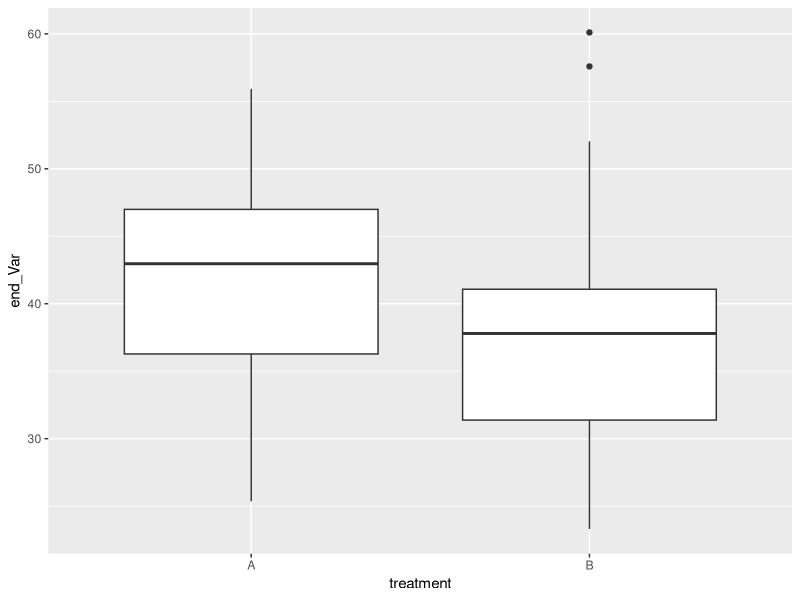
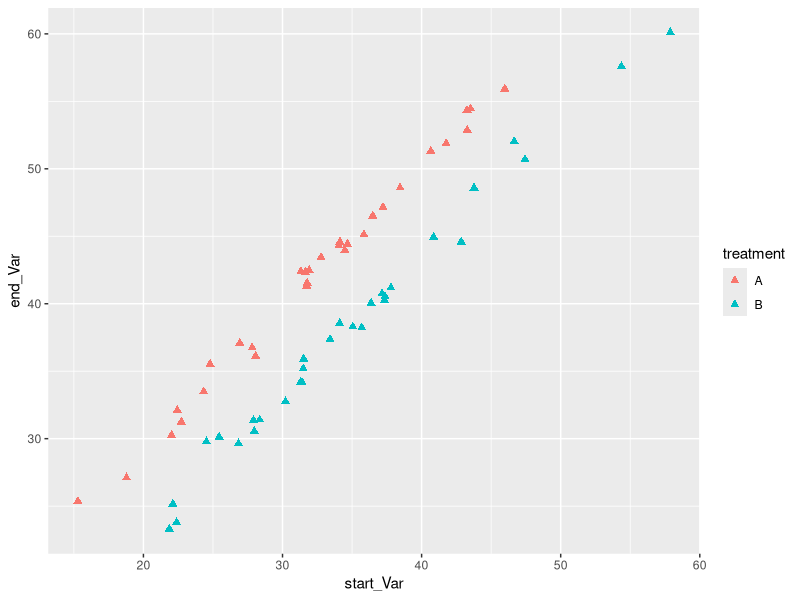
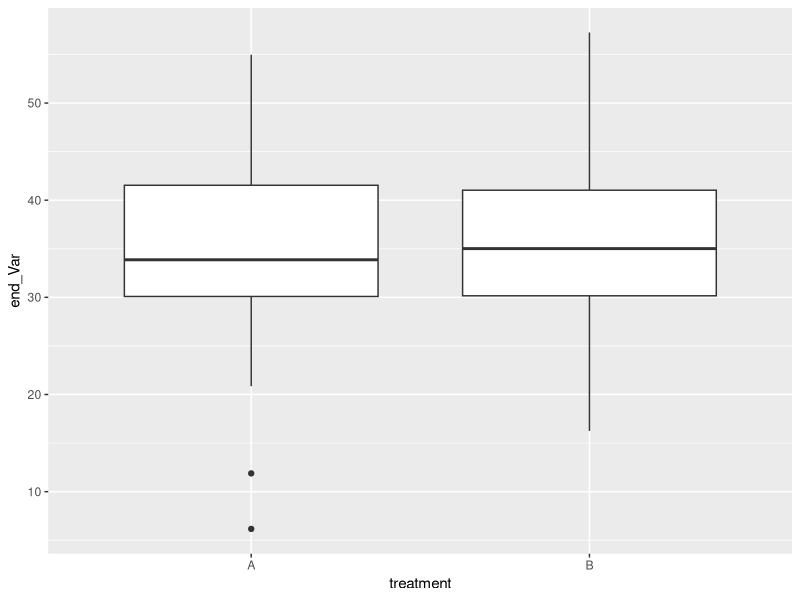
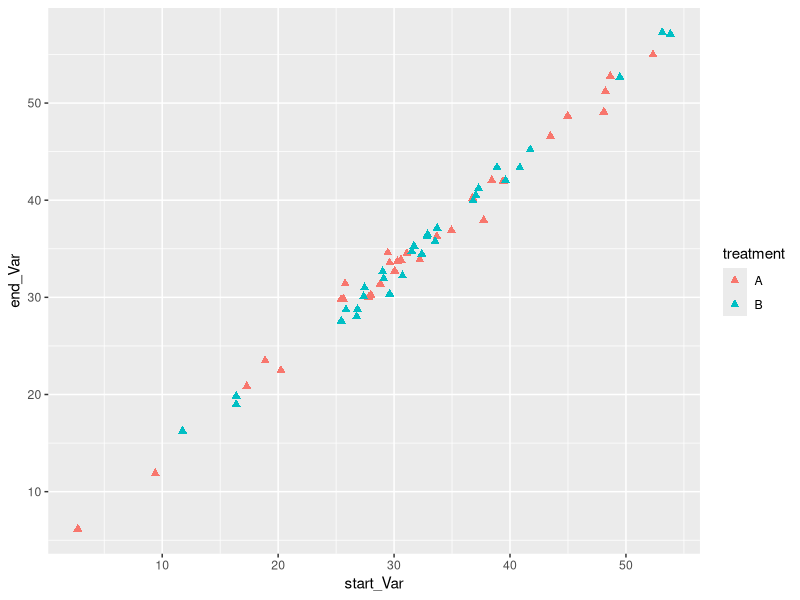
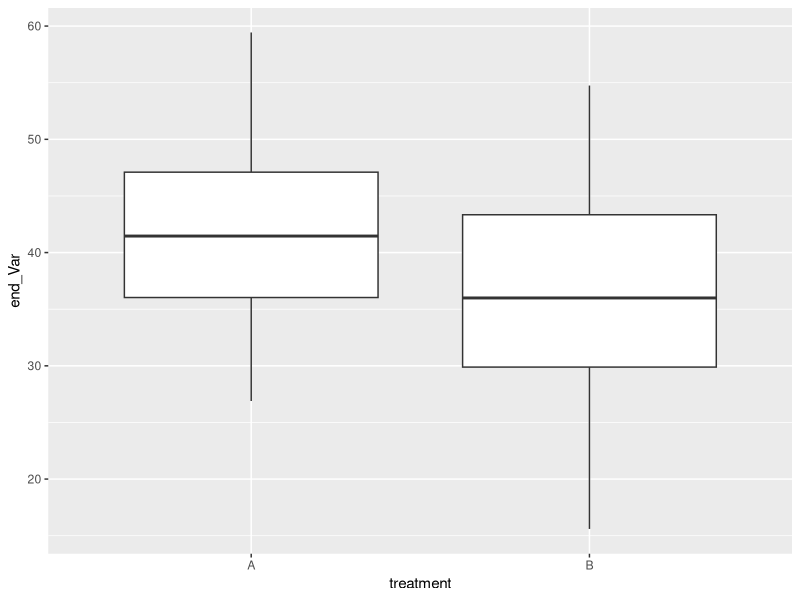
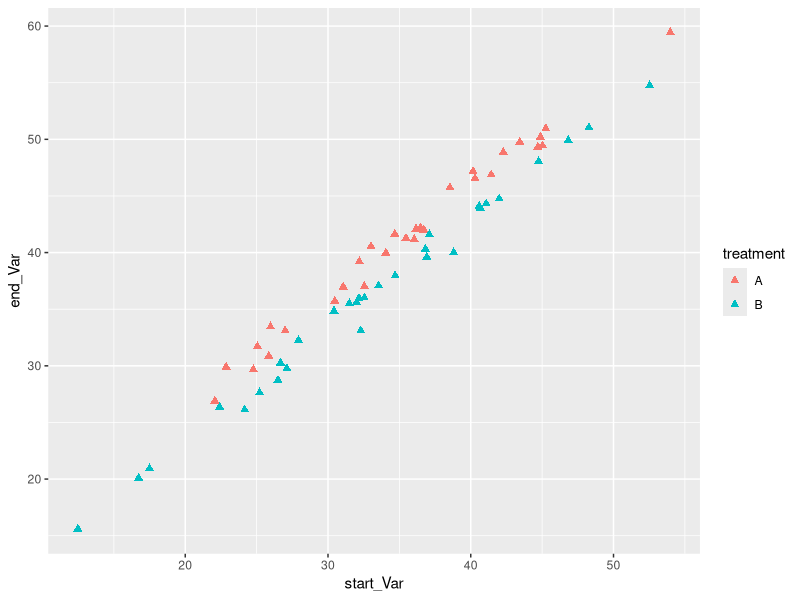
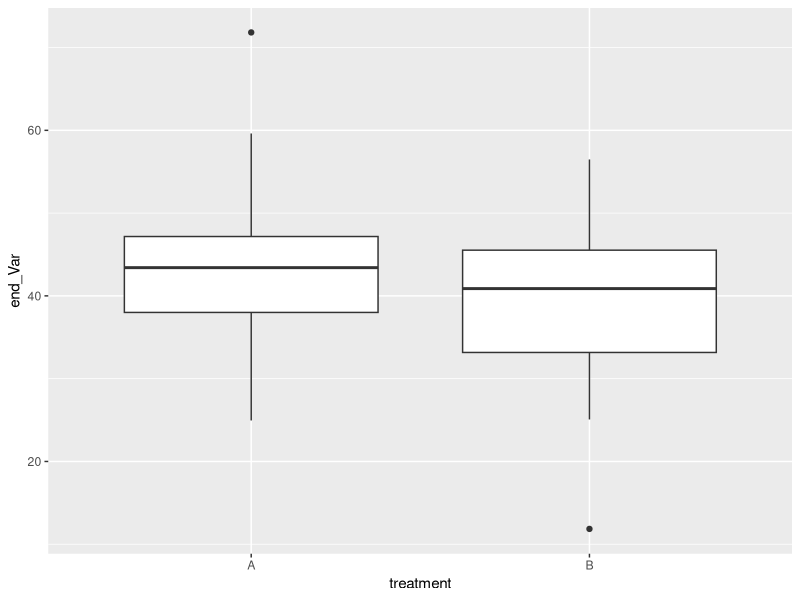
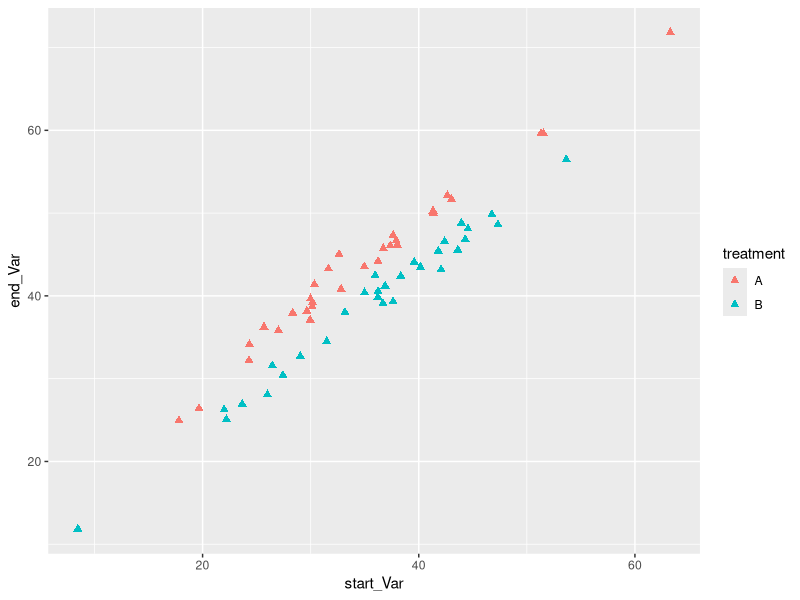

These charts were generated, in order, by the following R code:
## ---- chunk 1
##############################
# FUNCTION: sim_treat_data

# purpose: Simulates treatment data between two groups of n size drawn from two separate normal distributions wiht parameters mean and sd as defined by user. both starting variable (weight for example) population of groups A and B are drawn from a normal distribution as well as the change in that variable dependant on treatment (ie. change in weight). In the end it calculates the result from the start + change in start variable = end variable. 

# input: number of samples for each treatment (nA,NB), means start_Var (mean_A, mean_B), standard deviation of each start_Var (sd_A, sd_B), change in means of each treatment(dmean_A, dmean_B) and standard deviation of each treatment (dsd_A, dsd_B).

# output:  returns 1. a boxplot of the two treatment groups measuring the end-result of each treatment being compaired 2. A t test compairing the changes between the two groups. 
# ------------------------------------------
sim_treat_data <- function(n_A=30, n_B=30, mean_A=33.5, mean_B=33.5, sd_A=10, sd_B=10, dmean_A=3, dmean_B=3, dsd_A=1, dsd_B=1) {
  
  library(tidyverse)

  #Simulate Datasets
  start_Var_A <- rnorm(n=n_A, mean=mean_A, sd=sd_A)
  start_Var_B <- rnorm(n=n_B, mean=mean_B, sd=sd_B)
  
  delta_Var_A <- rnorm(n=n_A, mean=dmean_A, sd=dsd_A) 
  delta_Var_B <- rnorm(n=n_B, mean=dmean_B, sd=dsd_B)
 
  start_Var <- c(start_Var_A, start_Var_B)
  delta_Var <- c(delta_Var_A, delta_Var_B) #must add up to start weight n
  treatment <- c(rep('A', n_A),rep('B', n_B)) # assign into groups A and B
  
  # compile into dataframe and calculate end weight
  d_frame <- data.frame(treatment, start_Var, delta_Var)
  d_frame <- mutate(.data = d_frame, end_Var = start_Var + delta_Var)
  
  #Graph data
  G <- ggplot(d_frame, aes(x=treatment, y=end_Var)) + 
    geom_boxplot()
  print(G)
  
  #t.test between final weights of each treatment group
  t_test <- t.test(data = d_frame, end_Var ~ treatment)
  print(c('p.value= ', t_test$p.value))
  
  ### ScatterPlot of the two groups
  
  G2 <- ggplot(data=d_frame, aes(x = start_Var, y = end_Var, color = treatment)) +
  geom_point(shape = 17, size = 2)
  print(G2)
}
## ---- chunk 2
sim_treat_data(dmean_A=10, dmean_B=3)
## ---- chunk 3
for(i in 1:3) {
  print(c('average change in group_A=',3*i, 'average change in group_b= 3'))
  sim_treat_data(dmean_A=3*i)
}
